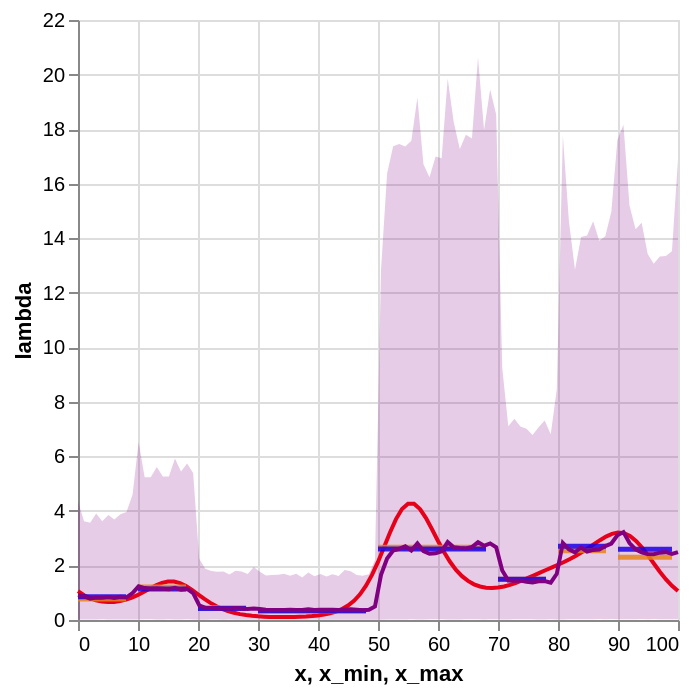

Notebook cell for this chart:
### Code cell
source_exp1 = summarize_posterior_lam(
    mcmc_samples, np.linspace(0, 100, 100), "1. Naive"
)
plot_posterior_band(source_exp1, df_obs, df_rates)

### Figure 1 — Vega-Lite specification as saved in the notebook (floating-point values rounded to 4 significant figures)
{"config": {"view": {"continuousWidth": 300, "continuousHeight": 300}}, "layer": [{"data": {"name": "data-57e9ce31636ad67c36e7dccf51564a34"}, "mark": {"type": "line", "color": "red"}, "encoding": {"x": {"field": "x", "type": "quantitative"}, "y": {"field": "lambda", "title": "lambda", "type": "quantitative"}}}, {"data": {"name": "data-76d7978c27708f3dc3c547466e9c4f48"}, "mark": {"type": "rule", "color": "orange", "opacity": 0.85, "strokeWidth": 2.5}, "encoding": {"x": {"field": "x_min", "type": "quantitative"}, "x2": {"field": "x_max"}, "y": {"field": "lambda_obs", "title": "lambda", "type": "quantitative"}}}, {"data": {"name": "data-eb3167bf5f6d0f55c21c22ac7eaec899"}, "mark": {"type": "rule", "color": "blue", "opacity": 0.85, "strokeWidth": 2.5}, "encoding": {"x": {"field": "x_min", "type": "quantitative"}, "x2": {"field": "x_max"}, "y": {"field": "lambda_obs", "title": "lambda", "type": "quantitative"}}}, {"data": {"name": "data-8668c4e6af99d41a4210c82482bee44f"}, "mark": {"type": "line", "color": "purple"}, "encoding": {"x": {"field": "x", "type": "quantitative"}, "y": {"field": "lam", "type": "quantitative"}}}, {"data": {"name": "data-8668c4e6af99d41a4210c82482bee44f"}, "mark": {"type": "area", "color": "purple", "opacity": 0.2}, "encoding": {"x": {"field": "x", "type": "quantitative"}, "y": {"field": "lower", "type": "quantitative"}, "y2": {"field": "upper"}}}], "$schema": "https://vega.github.io/schema/vega-lite/v6.1.0.json", "datasets": {"data-57e9ce31636ad67c36e7dccf51564a34": [{"x": 0, "lambda": 1.06}, {"x": 1, "lambda": 0.9096}, {"x": 2, "lambda": 0.7984}, {"x": 3, "lambda": 0.7218}, {"x": 4, "lambda": 0.6755}, {"x": 5, "lambda": 0.6564}, {"x": 6, "lambda": 0.6624}, {"x": 7, "lambda": 0.6925}, {"x": 8, "lambda": 0.7463}, {"x": 9, "lambda": 0.8231}, {"x": 10, "lambda": 0.9209}, {"x": 11, "lambda": 1.035}, {"x": 12, "lambda": 1.156}, {"x": 13, "lambda": 1.27}, {"x": 14, "lambda": 1.361}, {"x": 15, "lambda": 1.412}, {"x": 16, "lambda": 1.41}, {"x": 17, "lambda": 1.352}, {"x": 18, "lambda": 1.245}, {"x": 19, "lambda": 1.102}, {"x": 20, "lambda": 0.9426}, {"x": 21, "lambda": 0.7833}, {"x": 22, "lambda": 0.6371}, {"x": 23, "lambda": 0.5112}, {"x": 24, "lambda": 0.408}, {"x": 25, "lambda": 0.3263}, {"x": 26, "lambda": 0.2635}, {"x": 27, "lambda": 0.216}, {"x": 28, "lambda": 0.1807}, {"x": 29, "lambda": 0.1547}, {"x": 30, "lambda": 0.1359}, {"x": 31, "lambda": 0.1226}, {"x": 32, "lambda": 0.1136}, {"x": 33, "lambda": 0.1083}, {"x": 34, "lambda": 0.106}, {"x": 35, "lambda": 0.1067}, {"x": 36, "lambda": 0.1103}, {"x": 37, "lambda": 0.1173}, {"x": 38, "lambda": 0.1283}, {"x": 39, "lambda": 0.1446}, {"x": 40, "lambda": 0.1677}, {"x": 41, "lambda": 0.2003}, {"x": 42, "lambda": 0.2462}, {"x": 43, "lambda": 0.3108}, {"x": 44, "lambda": 0.4014}, {"x": 45, "lambda": 0.5281}, {"x": 46, "lambda": 0.7033}, {"x": 47, "lambda": 0.9412}, {"x": 48, "lambda": 1.255}, {"x": 49, "lambda": 1.653}, {"x": 50, "lambda": 2.13}, {"x": 51, "lambda": 2.664}, {"x": 52, "lambda": 3.209}, {"x": 53, "lambda": 3.7}, {"x": 54, "lambda": 4.07}, {"x": 55, "lambda": 4.264}, {"x": 56, "lambda": 4.259}, {"x": 57, "lambda": 4.068}, {"x": 58, "lambda": 3.738}, {"x": 59, "lambda": 3.329}, {"x": 60, "lambda": 2.898}, {"x": 61, "lambda": 2.491}, {"x": 62, "lambda": 2.134}, {"x": 63, "lambda": 1.839}, {"x": 64, "lambda": 1.606}, {"x": 65, "lambda": 1.432}, {"x": 66, "lambda": 1.309}, {"x": 67, "lambda": 1.229}, {"x": 68, "lambda": 1.186}, {"x": 69, "lambda": 1.175}, {"x": 70, "lambda": 1.191}, {"x": 71, "lambda": 1.231}, {"x": 72, "lambda": 1.289}, {"x": 73, "lambda": 1.364}, {"x": 74, "lambda": 1.449}, {"x": 75, "lambda": 1.542}, {"x": 76, "lambda": 1.639}, {"x": 77, "lambda": 1.736}, {"x": 78, "lambda": 1.832}, {"x": 79, "lambda": 1.928}, {"x": 80, "lambda": 2.025}, {"x": 81, "lambda": 2.127}, {"x": 82, "lambda": 2.236}, {"x": 83, "lambda": 2.355}, {"x": 84, "lambda": 2.487}, {"x": 85, "lambda": 2.63}, {"x": 86, "lambda": 2.779}, {"x": 87, "lambda": 2.927}, {"x": 88, "lambda": 3.058}, {"x": 89, "lambda": 3.157}, {"x": 90, "lambda": 3.204}, {"x": 91, "lambda": 3.182}, {"x": 92, "lambda": 3.081}, {"x": 93, "lambda": 2.903}, {"x": 94, "lambda": 2.659}, {"x": 95, "lambda": 2.37}, {"x": 96, "lambda": 2.063}, {"x": 97, "lambda": 1.763}, {"x": 98, "lambda": 1.489}, {"x": 99, "lambda": 1.253}, {"x": 100, "lambda": 1.06}], "data-76d7978c27708f3dc3c547466e9c4f48": [{"obs_interval": "[0,9)", "x_min": 0, "x_max": 8, "lambda_obs": 0.7738}, {"obs_interval": "[10,19)", "x_min": 10, "x_max": 18, "lambda_obs": 1.209}, {"obs_interval": "[20,29)", "x_min": 20, "x_max": 28, "lambda_obs": 0.4471}, {"obs_interval": "[30,49)", "x_min": 30, "x_max": 48, "lambda_obs": 0.3264}, {"obs_interval": "[50,69)", "x_min": 50, "x_max": 68, "lambda_obs": 2.67}, {"obs_interval": "[70,79)", "x_min": 70, "x_max": 78, "lambda_obs": 1.492}, {"obs_interval": "[80,89)", "x_min": 80, "x_max": 88, "lambda_obs": 2.535}, {"obs_interval": "[90,99]", "x_min": 90, "x_max": 99, "lambda_obs": 2.301}], "data-eb3167bf5f6d0f55c21c22ac7eaec899": [{"obs_interval": "[0,9)", "x_min": 0, "x_max": 8, "lambda_obs": 0.85}, {"obs_interval": "[10,19)", "x_min": 10, "x_max": 18, "lambda_obs": 1.14}, {"obs_interval": "[20,29)", "x_min": 20, "x_max": 28, "lambda_obs": 0.42}, {"obs_interval": "[30,49)", "x_min": 30, "x_max": 48, "lambda_obs": 0.34}, {"obs_interval": "[50,69)", "x_min": 50, "x_max": 68, "lambda_obs": 2.6}, {"obs_interval": "[70,79)", "x_min": 70, "x_max": 78, "lambda_obs": 1.49}, {"obs_interval": "[80,89)", "x_min": 80, "x_max": 88, "lambda_obs": 2.7}, {"obs_interval": "[90,99]", "x_min": 90, "x_max": 99, "lambda_obs": 2.59}], "data-8668c4e6af99d41a4210c82482bee44f": [{"x": 0.0, "lam": 0.9157, "lower": 0.01688, "upper": 4.341, "experiment": "1. Naive"}, {"x": 1.01, "lam": 0.8682, "lower": 0.01624, "upper": 3.62, "experiment": "1. Naive"}, {"x": 2.02, "lam": 0.7834, "lower": 0.01737, "upper": 3.568, "experiment": "1. Naive"}, {"x": 3.03, "lam": 0.8265, "lower": 0.01905, "upper": 3.906, "experiment": "1. Naive"}, {"x": 4.04, "lam": 0.8154, "lower": 0.02295, "upper": 3.625, "experiment": "1. Naive"}, {"x": 5.051, "lam": 0.8448, "lower": 0.02002, "upper": 3.851, "experiment": "1. Naive"}, {"x": 6.061, "lam": 0.8072, "lower": 0.02213, "upper": 3.687, "experiment": "1. Naive"}, {"x": 7.071, "lam": 0.8483, "lower": 0.02008, "upper": 3.881, "experiment": "1. Naive"}, {"x": 8.081, "lam": 0.8336, "lower": 0.01896, "upper": 3.957, "experiment": "1. Naive"}, {"x": 9.091, "lam": 0.9889, "lower": 0.01473, "upper": 4.595, "experiment": "1. Naive"}, {"x": 10.1, "lam": 1.235, "lower": 0.02055, "upper": 6.525, "experiment": "1. Naive"}, {"x": 11.11, "lam": 1.17, "lower": 0.02457, "upper": 5.23, "experiment": "1. Naive"}, {"x": 12.12, "lam": 1.144, "lower": 0.0243, "upper": 5.231, "experiment": "1. Naive"}, {"x": 13.13, "lam": 1.156, "lower": 0.02264, "upper": 5.612, "experiment": "1. Naive"}, {"x": 14.14, "lam": 1.148, "lower": 0.02115, "upper": 5.257, "experiment": "1. Naive"}, {"x": 15.15, "lam": 1.129, "lower": 0.02383, "upper": 5.266, "experiment": "1. Naive"}, {"x": 16.16, "lam": 1.182, "lower": 0.02067, "upper": 5.926, "experiment": "1. Naive"}, {"x": 17.17, "lam": 1.114, "lower": 0.02201, "upper": 5.446, "experiment": "1. Naive"}, {"x": 18.18, "lam": 1.139, "lower": 0.02304, "upper": 5.735, "experiment": "1. Naive"}, {"x": 19.19, "lam": 0.9834, "lower": 0.01549, "upper": 5.387, "experiment": "1. Naive"}, {"x": 20.2, "lam": 0.5409, "lower": 0.01194, "upper": 2.248, "experiment": "1. Naive"}, {"x": 21.21, "lam": 0.4479, "lower": 0.01314, "upper": 1.877, "experiment": "1. Naive"}, {"x": 22.22, "lam": 0.4365, "lower": 0.01383, "upper": 1.797, "experiment": "1. Naive"}, {"x": 23.23, "lam": 0.4231, "lower": 0.01517, "upper": 1.771, "experiment": "1. Naive"}, {"x": 24.24, "lam": 0.4184, "lower": 0.01369, "upper": 1.78, "experiment": "1. Naive"}, {"x": 25.25, "lam": 0.4146, "lower": 0.01375, "upper": 1.665, "experiment": "1. Naive"}, {"x": 26.26, "lam": 0.4362, "lower": 0.01156, "upper": 1.805, "experiment": "1. Naive"}, {"x": 27.27, "lam": 0.4203, "lower": 0.0122, "upper": 1.778, "experiment": "1. Naive"}, {"x": 28.28, "lam": 0.4063, "lower": 0.01348, "upper": 1.685, "experiment": "1. Naive"}, {"x": 29.29, "lam": 0.425, "lower": 0.01013, "upper": 1.941, "experiment": "1. Naive"}, {"x": 30.3, "lam": 0.4006, "lower": 0.0127, "upper": 1.771, "experiment": "1. Naive"}, {"x": 31.31, "lam": 0.3739, "lower": 0.0116, "upper": 1.636, "experiment": "1. Naive"}, {"x": 32.32, "lam": 0.3644, "lower": 0.01191, "upper": 1.654, "experiment": "1. Naive"}, {"x": 33.33, "lam": 0.3627, "lower": 0.01341, "upper": 1.66, "experiment": "1. Naive"}, {"x": 34.34, "lam": 0.3699, "lower": 0.01062, "upper": 1.691, "experiment": "1. Naive"}, {"x": 35.35, "lam": 0.3722, "lower": 0.01174, "upper": 1.626, "experiment": "1. Naive"}, {"x": 36.36, "lam": 0.3627, "lower": 0.01351, "upper": 1.696, "experiment": "1. Naive"}, {"x": 37.37, "lam": 0.3635, "lower": 0.01346, "upper": 1.562, "experiment": "1. Naive"}, {"x": 38.38, "lam": 0.3946, "lower": 0.0104, "upper": 1.74, "experiment": "1. Naive"}, {"x": 39.39, "lam": 0.3654, "lower": 0.01104, "upper": 1.602, "experiment": "1. Naive"}, {"x": 40.4, "lam": 0.3715, "lower": 0.01135, "upper": 1.684, "experiment": "1. Naive"}, {"x": 41.41, "lam": 0.3732, "lower": 0.009122, "upper": 1.591, "experiment": "1. Naive"}, {"x": 42.42, "lam": 0.3722, "lower": 0.01253, "upper": 1.681, "experiment": "1. Naive"}, {"x": 43.43, "lam": 0.3693, "lower": 0.01161, "upper": 1.611, "experiment": "1. Naive"}, {"x": 44.44, "lam": 0.384, "lower": 0.01015, "upper": 1.833, "experiment": "1. Naive"}, {"x": 45.45, "lam": 0.3918, "lower": 0.01077, "upper": 1.787, "experiment": "1. Naive"}, {"x": 46.46, "lam": 0.3747, "lower": 0.0102, "upper": 1.652, "experiment": "1. Naive"}, {"x": 47.47, "lam": 0.359, "lower": 0.01083, "upper": 1.622, "experiment": "1. Naive"}, {"x": 48.48, "lam": 0.3772, "lower": 0.009716, "upper": 1.681, "experiment": "1. Naive"}, {"x": 49.49, "lam": 0.4939, "lower": 0.01358, "upper": 2.198, "experiment": "1. Naive"}, {"x": 50.51, "lam": 1.658, "lower": 0.01342, "upper": 12.85, "experiment": "1. Naive"}, {"x": 51.52, "lam": 2.253, "lower": 0.01887, "upper": 16.37, "experiment": "1. Naive"}, {"x": 52.53, "lam": 2.546, "lower": 0.01937, "upper": 17.37, "experiment": "1. Naive"}, {"x": 53.54, "lam": 2.612, "lower": 0.02032, "upper": 17.45, "experiment": "1. Naive"}, {"x": 54.55, "lam": 2.705, "lower": 0.02118, "upper": 17.36, "experiment": "1. Naive"}, {"x": 55.56, "lam": 2.55, "lower": 0.02367, "upper": 17.57, "experiment": "1. Naive"}, {"x": 56.57, "lam": 2.812, "lower": 0.02174, "upper": 19.16, "experiment": "1. Naive"}, {"x": 57.58, "lam": 2.527, "lower": 0.01982, "upper": 16.71, "experiment": "1. Naive"}, {"x": 58.59, "lam": 2.427, "lower": 0.02826, "upper": 16.23, "experiment": "1. Naive"}, {"x": 59.6, "lam": 2.446, "lower": 0.02395, "upper": 16.99, "experiment": "1. Naive"}, {"x": 60.61, "lam": 2.517, "lower": 0.02469, "upper": 16.93, "experiment": "1. Naive"}, {"x": 61.62, "lam": 2.856, "lower": 0.01784, "upper": 19.86, "experiment": "1. Naive"}, {"x": 62.63, "lam": 2.667, "lower": 0.02113, "upper": 18.25, "experiment": "1. Naive"}, {"x": 63.64, "lam": 2.641, "lower": 0.02267, "upper": 17.27, "experiment": "1. Naive"}, {"x": 64.65, "lam": 2.621, "lower": 0.02621, "upper": 17.79, "experiment": "1. Naive"}, {"x": 65.66, "lam": 2.676, "lower": 0.02475, "upper": 17.66, "experiment": "1. Naive"}, {"x": 66.67, "lam": 2.857, "lower": 0.0292, "upper": 20.63, "experiment": "1. Naive"}, {"x": 67.68, "lam": 2.721, "lower": 0.02212, "upper": 17.97, "experiment": "1. Naive"}, {"x": 68.69, "lam": 2.808, "lower": 0.0243, "upper": 19.46, "experiment": "1. Naive"}, {"x": 69.7, "lam": 2.665, "lower": 0.02337, "upper": 18.54, "experiment": "1. Naive"}, {"x": 70.71, "lam": 1.813, "lower": 0.02177, "upper": 9.245, "experiment": "1. Naive"}, {"x": 71.72, "lam": 1.446, "lower": 0.02206, "upper": 7.104, "experiment": "1. Naive"}, {"x": 72.73, "lam": 1.442, "lower": 0.02504, "upper": 7.377, "experiment": "1. Naive"}, {"x": 73.74, "lam": 1.443, "lower": 0.02418, "upper": 7.094, "experiment": "1. Naive"}, {"x": 74.75, "lam": 1.398, "lower": 0.02322, "upper": 7.014, "experiment": "1. Naive"}, {"x": 75.76, "lam": 1.374, "lower": 0.02471, "upper": 6.782, "experiment": "1. Naive"}, {"x": 76.77, "lam": 1.42, "lower": 0.02257, "upper": 7.065, "experiment": "1. Naive"}, {"x": 77.78, "lam": 1.427, "lower": 0.02082, "upper": 7.312, "experiment": "1. Naive"}, {"x": 78.79, "lam": 1.37, "lower": 0.02516, "upper": 6.81, "experiment": "1. Naive"}, {"x": 79.8, "lam": 1.693, "lower": 0.02254, "upper": 8.457, "experiment": "1. Naive"}, {"x": 80.81, "lam": 2.827, "lower": 0.02291, "upper": 17.76, "experiment": "1. Naive"}, {"x": 81.82, "lam": 2.59, "lower": 0.0252, "upper": 14.63, "experiment": "1. Naive"}, {"x": 82.83, "lam": 2.483, "lower": 0.02329, "upper": 12.84, "experiment": "1. Naive"}, {"x": 83.84, "lam": 2.657, "lower": 0.03151, "upper": 14.04, "experiment": "1. Naive"}, {"x": 84.85, "lam": 2.51, "lower": 0.02835, "upper": 14.1, "experiment": "1. Naive"}, {"x": 85.86, "lam": 2.57, "lower": 0.02725, "upper": 14.62, "experiment": "1. Naive"}, {"x": 86.87, "lam": 2.581, "lower": 0.03663, "upper": 13.9, "experiment": "1. Naive"}, {"x": 87.88, "lam": 2.712, "lower": 0.02813, "upper": 14.08, "experiment": "1. Naive"}, {"x": 88.89, "lam": 2.805, "lower": 0.03371, "upper": 14.97, "experiment": "1. Naive"}, {"x": 89.9, "lam": 3.104, "lower": 0.02456, "upper": 17.61, "experiment": "1. Naive"}, {"x": 90.91, "lam": 3.223, "lower": 0.02711, "upper": 18.16, "experiment": "1. Naive"}, {"x": 91.92, "lam": 2.823, "lower": 0.02382, "upper": 15.2, "experiment": "1. Naive"}, {"x": 92.93, "lam": 2.59, "lower": 0.02888, "upper": 14.33, "experiment": "1. Naive"}, {"x": 93.94, "lam": 2.479, "lower": 0.03306, "upper": 14.56, "experiment": "1. Naive"}, {"x": 94.95, "lam": 2.421, "lower": 0.0295, "upper": 13.42, "experiment": "1. Naive"}, {"x": 95.96, "lam": 2.412, "lower": 0.03374, "upper": 13.07, "experiment": "1. Naive"}, {"x": 96.97, "lam": 2.469, "lower": 0.02962, "upper": 13.33, "experiment": "1. Naive"}, {"x": 97.98, "lam": 2.488, "lower": 0.02725, "upper": 13.34, "experiment": "1. Naive"}, {"x": 98.99, "lam": 2.42, "lower": 0.02684, "upper": 13.52, "experiment": "1. Naive"}, {"x": 100.0, "lam": 2.491, "lower": 0.03087, "upper": 16.9, "experiment": "1. Naive"}]}}
